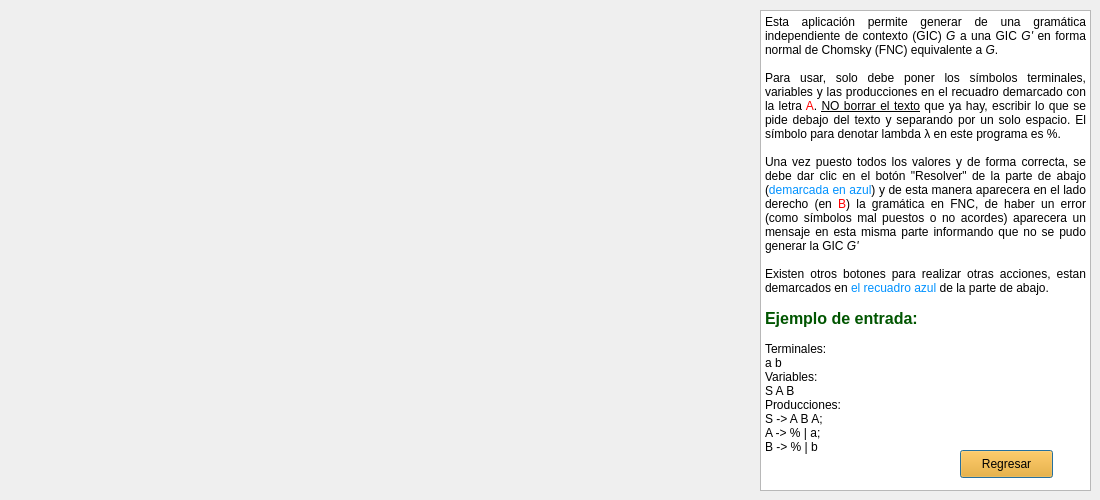
<?xml version="1.0" encoding="UTF-8"?>
<ui version="4.0">
 <class>Ui_Ayuda</class>
 <widget class="QDialog" name="Ui_Ayuda">
  <property name="geometry">
   <rect>
    <x>0</x>
    <y>0</y>
    <width>1100</width>
    <height>500</height>
   </rect>
  </property>
  <property name="windowTitle">
   <string>Ayuda</string>
  </property>
  <widget class="QLabel" name="label">
   <property name="geometry">
    <rect>
     <x>0</x>
     <y>0</y>
     <width>751</width>
     <height>501</height>
    </rect>
   </property>
   <property name="text">
    <string/>
   </property>
   <property name="pixmap">
    <pixmap>../../resources/img/ayuda_1.png</pixmap>
   </property>
  </widget>
  <widget class="QTextEdit" name="tfInformacion">
   <property name="enabled">
    <bool>true</bool>
   </property>
   <property name="geometry">
    <rect>
     <x>760</x>
     <y>10</y>
     <width>331</width>
     <height>481</height>
    </rect>
   </property>
   <property name="readOnly">
    <bool>true</bool>
   </property>
   <property name="html">
    <string>&lt;!DOCTYPE HTML PUBLIC &quot;-//W3C//DTD HTML 4.0//EN&quot; &quot;http://www.w3.org/TR/REC-html40/strict.dtd&quot;&gt;
&lt;html&gt;&lt;head&gt;&lt;meta name=&quot;qrichtext&quot; content=&quot;1&quot; /&gt;&lt;style type=&quot;text/css&quot;&gt;
p, li { white-space: pre-wrap; }
&lt;/style&gt;&lt;/head&gt;&lt;body style=&quot; font-family:'MS Shell Dlg 2'; font-size:7.8pt; font-weight:400; font-style:normal;&quot;&gt;
&lt;p align=&quot;justify&quot; style=&quot; margin-top:0px; margin-bottom:0px; margin-left:0px; margin-right:0px; -qt-block-indent:0; text-indent:0px;&quot;&gt;&lt;span style=&quot; font-size:9pt;&quot;&gt;Esta aplicación permite generar de una gramática independiente de contexto (GIC) &lt;/span&gt;&lt;span style=&quot; font-size:9pt; font-style:italic;&quot;&gt;G&lt;/span&gt;&lt;span style=&quot; font-size:9pt;&quot;&gt; a una GIC &lt;/span&gt;&lt;span style=&quot; font-size:9pt; font-style:italic;&quot;&gt;G'&lt;/span&gt;&lt;span style=&quot; font-size:9pt;&quot;&gt; en forma normal de Chomsky (FNC) equivalente a &lt;/span&gt;&lt;span style=&quot; font-size:9pt; font-style:italic;&quot;&gt;G&lt;/span&gt;&lt;span style=&quot; font-size:9pt;&quot;&gt;.&lt;/span&gt;&lt;/p&gt;
&lt;p align=&quot;justify&quot; style=&quot;-qt-paragraph-type:empty; margin-top:0px; margin-bottom:0px; margin-left:0px; margin-right:0px; -qt-block-indent:0; text-indent:0px; font-size:9pt;&quot;&gt;&lt;br /&gt;&lt;/p&gt;
&lt;p align=&quot;justify&quot; style=&quot; margin-top:0px; margin-bottom:0px; margin-left:0px; margin-right:0px; -qt-block-indent:0; text-indent:0px;&quot;&gt;&lt;span style=&quot; font-size:9pt;&quot;&gt;Para usar, solo debe poner los símbolos terminales, variables y las producciones en el recuadro demarcado con la letra&lt;/span&gt;&lt;span style=&quot; font-size:9pt; color:#ff0000;&quot;&gt; A&lt;/span&gt;&lt;span style=&quot; font-size:9pt;&quot;&gt;. &lt;/span&gt;&lt;span style=&quot; font-size:9pt; text-decoration: underline;&quot;&gt;NO borrar el texto&lt;/span&gt;&lt;span style=&quot; font-size:9pt;&quot;&gt; que ya hay, escribir lo que se pide debajo del texto y separando por un solo espacio. El símbolo para denotar lambda λ en este programa es %. &lt;/span&gt;&lt;/p&gt;
&lt;p align=&quot;justify&quot; style=&quot;-qt-paragraph-type:empty; margin-top:0px; margin-bottom:0px; margin-left:0px; margin-right:0px; -qt-block-indent:0; text-indent:0px; font-size:9pt;&quot;&gt;&lt;br /&gt;&lt;/p&gt;
&lt;p align=&quot;justify&quot; style=&quot; margin-top:0px; margin-bottom:0px; margin-left:0px; margin-right:0px; -qt-block-indent:0; text-indent:0px;&quot;&gt;&lt;span style=&quot; font-size:9pt;&quot;&gt;Una vez puesto todos los valores y de forma correcta, se debe dar clic en el botón &amp;quot;Resolver&amp;quot; de la parte de abajo (&lt;/span&gt;&lt;span style=&quot; font-size:9pt; color:#0091ff;&quot;&gt;demarcada en azul&lt;/span&gt;&lt;span style=&quot; font-size:9pt;&quot;&gt;) y de esta manera aparecera en el lado derecho (en &lt;/span&gt;&lt;span style=&quot; font-size:9pt; color:#ff0000;&quot;&gt;B&lt;/span&gt;&lt;span style=&quot; font-size:9pt;&quot;&gt;) la gramática en FNC, de haber un error (como símbolos mal puestos o no acordes) aparecera un mensaje en esta misma parte informando que no se pudo generar la GIC &lt;/span&gt;&lt;span style=&quot; font-size:9pt; font-style:italic;&quot;&gt;G'&lt;/span&gt;&lt;/p&gt;
&lt;p align=&quot;justify&quot; style=&quot;-qt-paragraph-type:empty; margin-top:0px; margin-bottom:0px; margin-left:0px; margin-right:0px; -qt-block-indent:0; text-indent:0px; font-size:9pt; font-style:italic;&quot;&gt;&lt;br /&gt;&lt;/p&gt;
&lt;p align=&quot;justify&quot; style=&quot; margin-top:0px; margin-bottom:0px; margin-left:0px; margin-right:0px; -qt-block-indent:0; text-indent:0px;&quot;&gt;&lt;span style=&quot; font-size:9pt;&quot;&gt;Existen otros botones para realizar otras acciones, estan demarcados en &lt;/span&gt;&lt;span style=&quot; font-size:9pt; color:#0091ff;&quot;&gt;el recuadro azul&lt;/span&gt;&lt;span style=&quot; font-size:9pt;&quot;&gt; de la parte de abajo.&lt;/span&gt;&lt;/p&gt;
&lt;p align=&quot;justify&quot; style=&quot;-qt-paragraph-type:empty; margin-top:0px; margin-bottom:0px; margin-left:0px; margin-right:0px; -qt-block-indent:0; text-indent:0px; font-size:9pt;&quot;&gt;&lt;br /&gt;&lt;/p&gt;
&lt;p align=&quot;justify&quot; style=&quot; margin-top:0px; margin-bottom:0px; margin-left:0px; margin-right:0px; -qt-block-indent:0; text-indent:0px;&quot;&gt;&lt;span style=&quot; font-size:12pt; font-weight:600; color:#005500;&quot;&gt;Ejemplo de entrada:&lt;/span&gt;&lt;/p&gt;
&lt;p align=&quot;justify&quot; style=&quot;-qt-paragraph-type:empty; margin-top:0px; margin-bottom:0px; margin-left:0px; margin-right:0px; -qt-block-indent:0; text-indent:0px; font-size:9pt;&quot;&gt;&lt;br /&gt;&lt;/p&gt;
&lt;p align=&quot;justify&quot; style=&quot; margin-top:0px; margin-bottom:0px; margin-left:0px; margin-right:0px; -qt-block-indent:0; text-indent:0px;&quot;&gt;&lt;span style=&quot; font-size:9pt;&quot;&gt;Terminales:&lt;/span&gt;&lt;/p&gt;
&lt;p style=&quot; margin-top:0px; margin-bottom:0px; margin-left:0px; margin-right:0px; -qt-block-indent:0; text-indent:0px;&quot;&gt;&lt;span style=&quot; font-size:9pt;&quot;&gt;a b&lt;/span&gt;&lt;/p&gt;
&lt;p style=&quot; margin-top:0px; margin-bottom:0px; margin-left:0px; margin-right:0px; -qt-block-indent:0; text-indent:0px;&quot;&gt;&lt;span style=&quot; font-size:9pt;&quot;&gt;Variables:&lt;/span&gt;&lt;/p&gt;
&lt;p style=&quot; margin-top:0px; margin-bottom:0px; margin-left:0px; margin-right:0px; -qt-block-indent:0; text-indent:0px;&quot;&gt;&lt;span style=&quot; font-size:9pt;&quot;&gt;S A B&lt;/span&gt;&lt;/p&gt;
&lt;p style=&quot; margin-top:0px; margin-bottom:0px; margin-left:0px; margin-right:0px; -qt-block-indent:0; text-indent:0px;&quot;&gt;&lt;span style=&quot; font-size:9pt;&quot;&gt;Producciones:&lt;/span&gt;&lt;/p&gt;
&lt;p style=&quot; margin-top:0px; margin-bottom:0px; margin-left:0px; margin-right:0px; -qt-block-indent:0; text-indent:0px;&quot;&gt;&lt;span style=&quot; font-size:9pt;&quot;&gt;S -&amp;gt; A B A;&lt;/span&gt;&lt;/p&gt;
&lt;p style=&quot; margin-top:0px; margin-bottom:0px; margin-left:0px; margin-right:0px; -qt-block-indent:0; text-indent:0px;&quot;&gt;&lt;span style=&quot; font-size:9pt;&quot;&gt;A -&amp;gt; % | a;&lt;/span&gt;&lt;/p&gt;
&lt;p style=&quot; margin-top:0px; margin-bottom:0px; margin-left:0px; margin-right:0px; -qt-block-indent:0; text-indent:0px;&quot;&gt;&lt;span style=&quot; font-size:9pt;&quot;&gt;B -&amp;gt; % | b&lt;/span&gt;&lt;/p&gt;&lt;/body&gt;&lt;/html&gt;</string>
   </property>
  </widget>
  <widget class="QPushButton" name="btnRegresar">
   <property name="geometry">
    <rect>
     <x>960</x>
     <y>450</y>
     <width>93</width>
     <height>28</height>
    </rect>
   </property>
   <property name="cursor">
    <cursorShape>WaitCursor</cursorShape>
   </property>
   <property name="styleSheet">
    <string notr="true">background-color: orange</string>
   </property>
   <property name="text">
    <string>Regresar</string>
   </property>
  </widget>
 </widget>
 <resources/>
 <connections/>
</ui>
